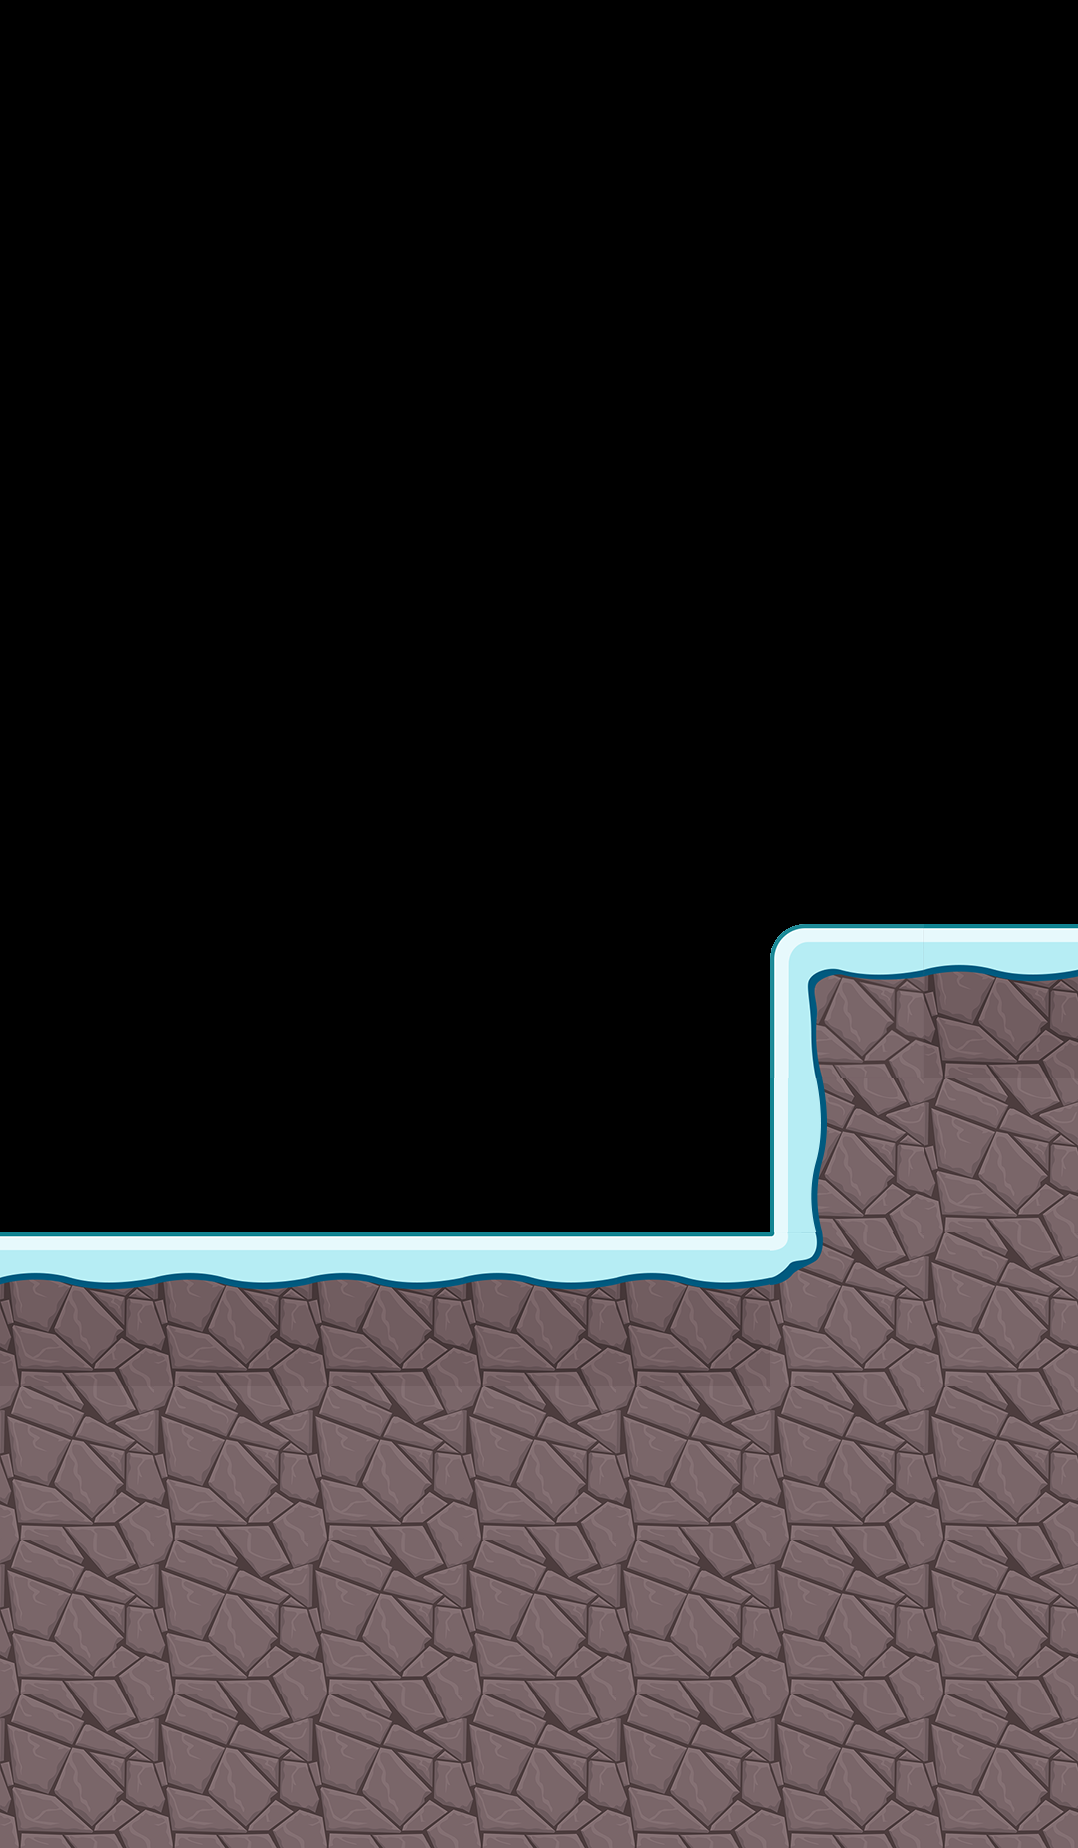

Below is a game level as drawn by its tile map, then a one-line description and the .tmx file that defines it, in full:
An orthogonal 7x12 tile map with 154x154 px tiles, 1 tile layer (InstructionBottomLayer).

<map version="1.10" tiledversion="1.10.2" orientation="orthogonal" renderorder="right-down" width="7" height="12" tilewidth="154" tileheight="154" infinite="0" nextlayerid="2" nextobjectid="1">
 <editorsettings>
  <export target="platformTutorial.json" format="json" />
 </editorsettings>
 <tileset firstgid="1" name="platformTutorial" tilewidth="154" tileheight="154" tilecount="16" columns="4">
  <image source="Platform.png" width="616" height="616" />
 </tileset>
 <layer id="1" name="InstructionBottomLayer" width="7" height="12">
  <data encoding="csv">
0,0,0,0,0,0,0,
0,0,0,0,0,0,0,
0,0,0,0,0,0,0,
0,0,0,0,0,0,0,
0,0,0,0,0,0,0,
0,0,0,0,0,0,0,
0,0,0,0,0,6,1,
0,0,0,0,0,4,5,
1,1,1,1,1,10,5,
5,5,5,5,5,5,5,
5,5,5,5,5,5,5,
5,5,5,5,5,5,5
</data>
 </layer>
</map>
